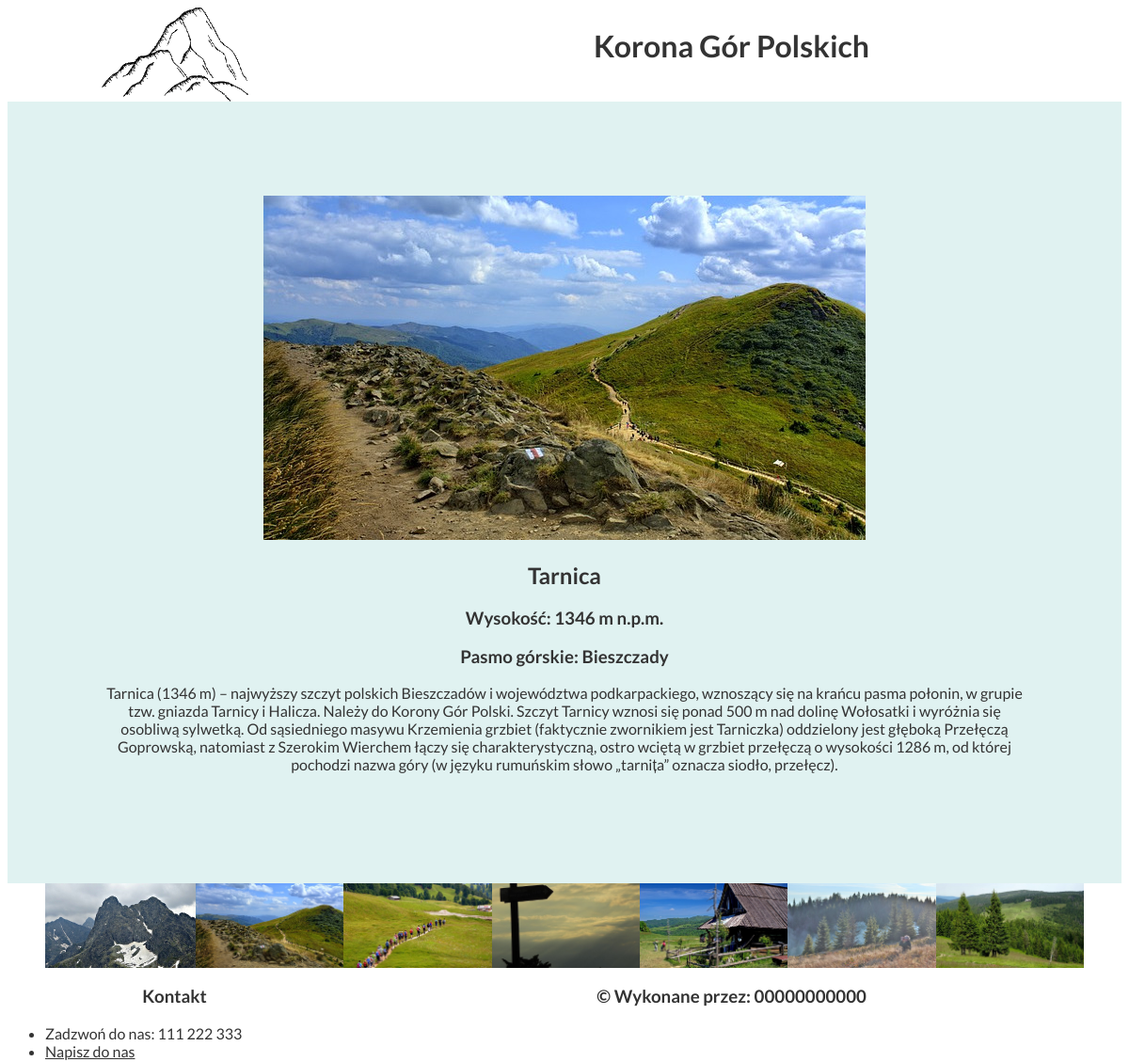
The app's page /arkusze/arkuszpasmagurskie/szczyty.php?id=2 with its own data.
### tables this page shows
CREATE TABLE `opis` (
  `id` int(10) UNSIGNED NOT NULL,
  `szczyty_id` int(10) UNSIGNED NOT NULL,
  `opis` text DEFAULT NULL
);

CREATE TABLE `szczyty` (
  `id` int(10) UNSIGNED NOT NULL,
  `nazwa` varchar(30) DEFAULT NULL,
  `wysokosc` int(10) UNSIGNED DEFAULT NULL,
  `pasmo` varchar(50) DEFAULT NULL,
  `lokator` varchar(10) DEFAULT NULL,
  `plik` varchar(50) NOT NULL
);

### arkusze/arkuszpasmagurskie/szczyty.php (the view, shortened to what this page needs)
<?php
    $conn = mysqli_connect("localhost", "root", "", "korona");
?>
<!DOCTYPE html>
<html lang="pl">
    <head>
        <link rel="stylesheet" href="styl.css">
    </head>
    <body>
        <header>
            <div id="header1">
                <img src="logo.png" alt="Logo">
            </div>
            <div id="header2">
                <h1>Korona Gór Polskich</h1>
            </div>
        </header>
        <main>
            <?php
                if(isset($_GET['id'])) {
                    $id = $_GET['id'];
                    $query = "SELECT szczyty.plik, szczyty.nazwa, szczyty.wysokosc, szczyty.pasmo, opis.opis FROM szczyty JOIN opis ON szczyty.id = opis.szczyty_id WHERE szczyty.id = $id;";
                    $result = mysqli_query($conn, $query);
                    $row = $result -> fetch_assoc();
                    echo "<img src='{$row['plik']}' alt='{$row['nazwa']}' class='duze'>";
                    echo "<h2>{$row['nazwa']}</h2>";
                    echo "<h3>Wysokość: {$row['wysokosc']} m n.p.m.</h3>";
                    echo "<h3>Pasmo górskie: {$row['pasmo']}</h3>";
                    echo "<p>{$row['opis']}</p>";
                }
            ?>
        </main>
        <section>
            <?php
                $query = "SELECT nazwa, plik FROM szczyty LIMIT 10;";
                $result = mysqli_query($conn, $query);
                while($row = $result -> fetch_assoc()) {
                    echo "<img src='{$row['plik']}' alt='{$row['nazwa']}' class='miniatury'>";
                }
            ?>
        </section>
        <div id="footer1">
            <h3>Kontakt</h3>
            <ul>
                <li>Zadzwoń do nas: 111 222 333</li>
                <li><a href="mailto:korona@gory.pl">Napisz do nas</a></li>
            </ul>
        </div>
        <div id="footer2">
            <h3>&copy; Wykonane przez: 00000000000</a></h3>
        </div>
    </body>
</html>

### arkusze/arkuszpasmagurskie/styl.css (style rules this page uses)
* { font-family: Lato, sans-serif; text-align: center; color: #333; }
#header1, #header2, #footer1, #footer2 { height: 100px; }
#header1, #footer1 { width: 30%; float: left; }
#header2, #footer2 { width: 70%; float: left; }
main { clear: both; background-color: #e0f2f1; padding: 100px; }
section { height: 90px; overflow: hidden; }
.miniatury { height: 90px; }
li { text-align: left; }

### records on screen
opis: szczyty.plik (picture), szczyty.nazwa "Tarnica", szczyty.wysokosc "1346", szczyty.pasmo "Bieszczady", opis "Tarnica (1346 m) – najwyższy szczyt polskich Bieszczadów i województwa podkarpackiego, wznoszący się na krańcu pasma połonin, w grupie tzw. gniazda Tarnicy i Halicza. Należy do Korony Gór Polski. Szczyt Tarnicy wznosi się ponad 500 m nad dolinę Wołosatki i wyróżnia się osobliwą sylwetką. Od sąsiedniego masywu Krzemienia grzbiet (faktycznie zwornikiem jest Tarniczka) oddzielony jest głęboką Przełęczą Goprowską, natomiast z Szerokim Wierchem łączy się charakterystyczną, ostro wciętą w grzbiet przełęczą o wysokości 1286 m, od której pochodzi nazwa góry (w języku rumuńskim słowo „tarnița” oznacza siodło, przełęcz)."
szczyty: plik (picture)
szczyty: plik (picture)
szczyty: plik (picture)
szczyty: plik (picture)
szczyty: plik (picture)
szczyty: plik (picture)
szczyty: plik (picture)
